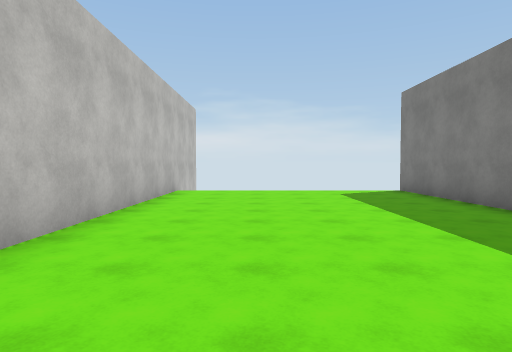
[1] (above)

13 first-person views from a walk through a 3-D level made in the Unity game engine. The camera is 1.5 m above the floor, tilts 2° down and sees 75° across. The floor is counted in squares, 2 m on a side. Each view is taken from the middle of a square. On the plan, view 1 faces up. The plan holds only what a view shows up to about 11 squares ahead; the rest is blank. The place goes on beyond the plan. Surface patterns are stand-ins for the level's own textures.

[2]
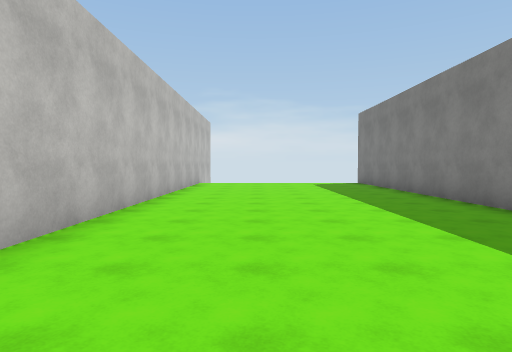

[3]
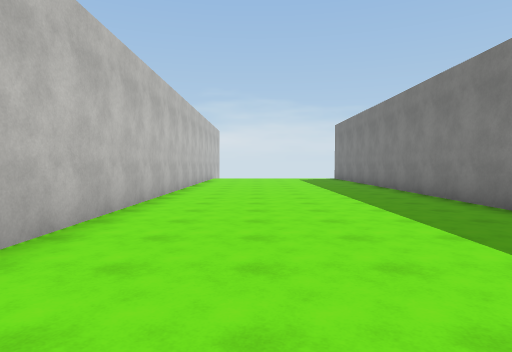

[4]
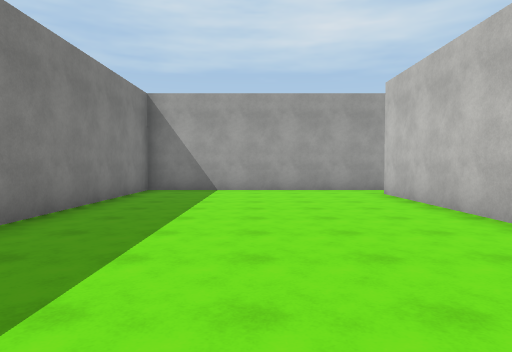

[5]
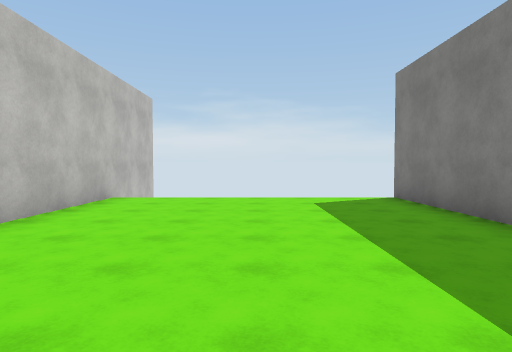

[6]
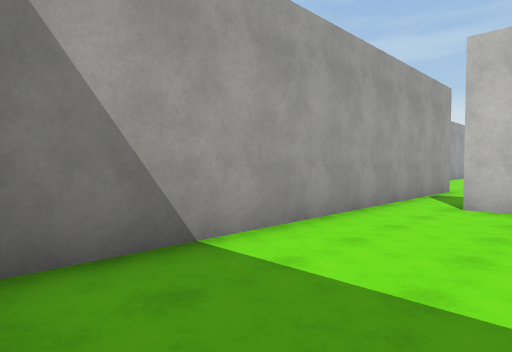

[7]
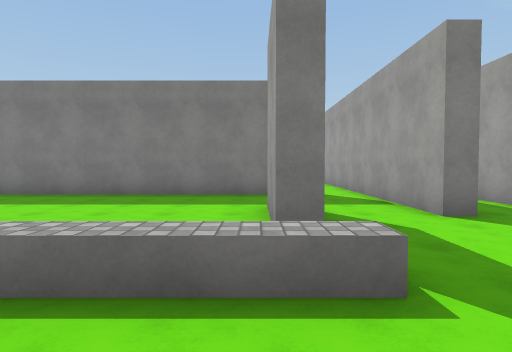

[8]
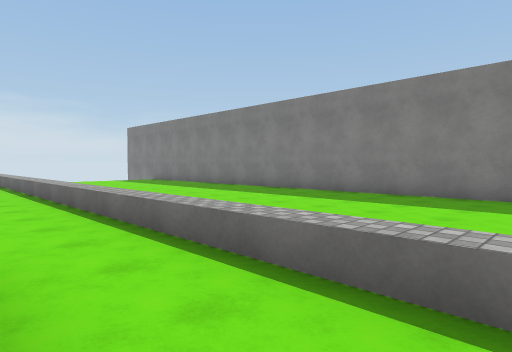

[9]
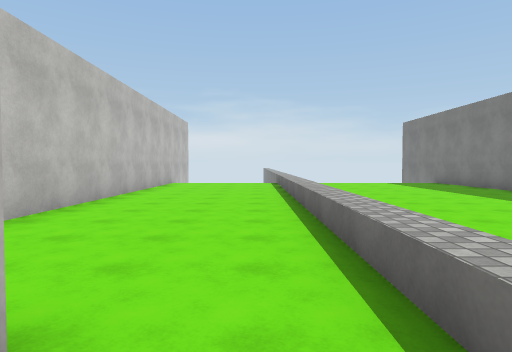

[10]
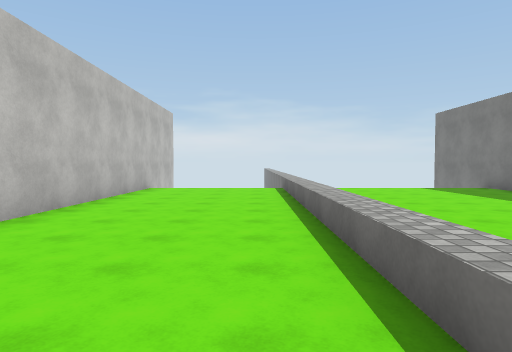

[11]
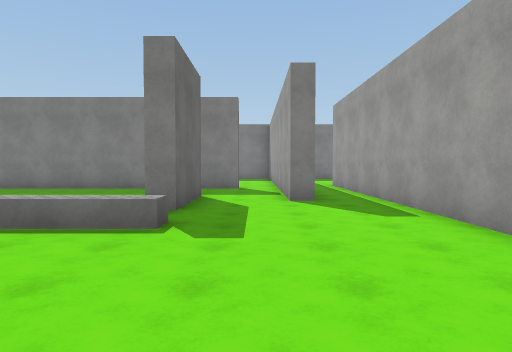

[12]
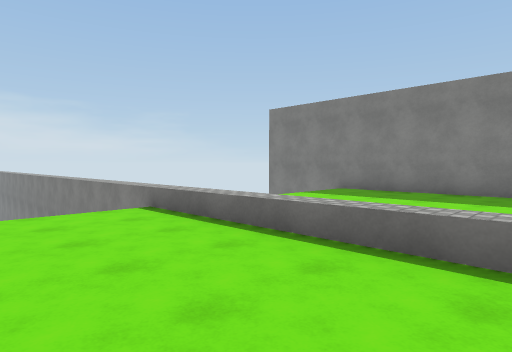

[13]
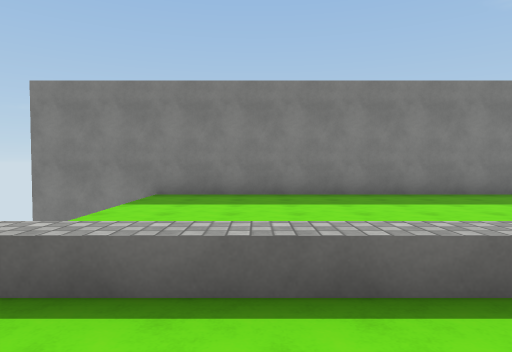

### Floor plan
Key: @ floor where view 1 was taken; # wall or solid block; . floor; ^ raised ledge.
Columns run from 14 left of view 1 to 5 right of it. Each row starts with its distance up from view 1.
 11      ^
 10 ##   ^     ##      #
  9 #....^ ....#.......#
  8 #....^ ....#.......#
  7 #....^ ....#.......#
  6 #....^ ....#.......#
  5 #....^ ....#.......#
  4 #....^ ....#.......#
  3 #....^ ....#.......#
  2 #....^ ....#.......#
  1 #....^ ....#.......#
  0  ....^ ....#..@....#
 -1  ....^ ....#.......#
 -2   ...^ ....#.......#
 -3    #.^ ....#.......#
 -4     .^ ....#.......#
 -5    ..^ ....#.......#
 -6    ..^ .#..#.......#
 -7   .....##..#.......#
 -8  ..................#
 -9   ......############
-10    ..........
-11      ########

Positions as (right, up) in squares from view 1, and headings:
1: (0, 0), facing up
2: (0, -4), facing up
3: (0, -8), facing up
4: (1, 1), facing down
5: (1, 2), facing up
6: (4, -6), facing down-left
7: (-11, -6), facing right
8: (-11, -6), facing up-right
9: (-10, -4), facing up
10: (-10, -1), facing up
11: (-13, -8), facing right
12: (-12, 4), facing up-right
13: (-11, 7), facing right
